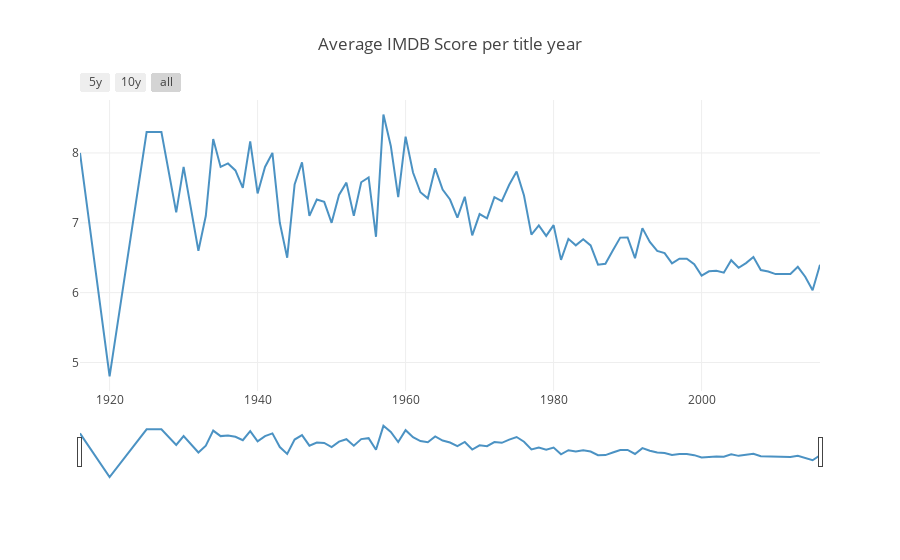

Source (notebook cell):
### Code cell
trace = Scatter(
    x=title_year.index,
    y=title_year['Avg_IMDB_Score'],
    opacity = 0.8)

data = [trace]

layout = dict(
    title='Average IMDB Score per title year',
    xaxis=dict(
        rangeselector=dict(
            buttons=list([
                dict(count=5,
                     label='5y',
                     step='year',
                     stepmode='backward'),
                dict(count=10,
                     label='10y',
                     step='year',
                     stepmode='backward'),
                dict(step='all')
            ])
        ),
        rangeslider=dict(),
        type='date',
        tickformat='%Y'
    )
)

fig = dict(data=data, layout=layout)
iplot(fig, filename = "Average IMDB Score with Rangeslider")

### Figure 1 — Plotly figure (JSON) as saved in the notebook; plotly's stock layout.template omitted (floating-point values rounded to 4 significant figures)
{"data": [{"opacity": 0.8, "type": "scatter", "x": [1916, 1920, 1925, 1927, 1929, 1930, 1932, 1933, 1934, 1935, 1936, 1937, 1938, 1939, 1940, 1941, 1942, 1943, 1944, 1945, 1946, 1947, 1948, 1949, 1950, 1951, 1952, 1953, 1954, 1955, 1956, 1957, 1958, 1959, 1960, 1961, 1962, 1963, 1964, 1965, 1966, 1967, 1968, 1969, 1970, 1971, 1972, 1973, 1974, 1975, 1976, 1977, 1978, 1979, 1980, 1981, 1982, 1983, 1984, 1985, 1986, 1987, 1988, 1989, 1990, 1991, 1992, 1993, 1994, 1995, 1996, 1997, 1998, 1999, 2000, 2001, 2002, 2003, 2004, 2005, 2006, 2007, 2008, 2009, 2010, 2011, 2012, 2013, 2014, 2015, 2016], "y": [8, 4.8, 8.3, 8.3, 7.15, 7.8, 6.6, 7.1, 8.2, 7.8, 7.85, 7.75, 7.5, 8.167, 7.42, 7.8, 8, 7, 6.5, 7.55, 7.867, 7.1, 7.333, 7.3, 7, 7.4, 7.575, 7.1, 7.58, 7.65, 6.8, 8.55, 8.1, 7.367, 8.233, 7.72, 7.438, 7.35, 7.78, 7.475, 7.333, 7.075, 7.373, 6.82, 7.125, 7.064, 7.367, 7.311, 7.544, 7.733, 7.39, 6.831, 6.963, 6.812, 6.967, 6.47, 6.77, 6.677, 6.765, 6.676, 6.4, 6.413, 6.603, 6.788, 6.79, 6.494, 6.924, 6.727, 6.596, 6.566, 6.418, 6.486, 6.486, 6.407, 6.244, 6.305, 6.312, 6.286, 6.464, 6.356, 6.423, 6.51, 6.323, 6.303, 6.265, 6.262, 6.267, 6.37, 6.228, 6.034, 6.399]}], "layout": {"title": "Average IMDB Score per title year", "xaxis": {"rangeselector": {"buttons": [{"count": 5, "label": "5y", "step": "year", "stepmode": "backward"}, {"count": 10, "label": "10y", "step": "year", "stepmode": "backward"}, {"step": "all"}]}, "rangeslider": {}, "tickformat": "%Y", "type": "date"}}}
